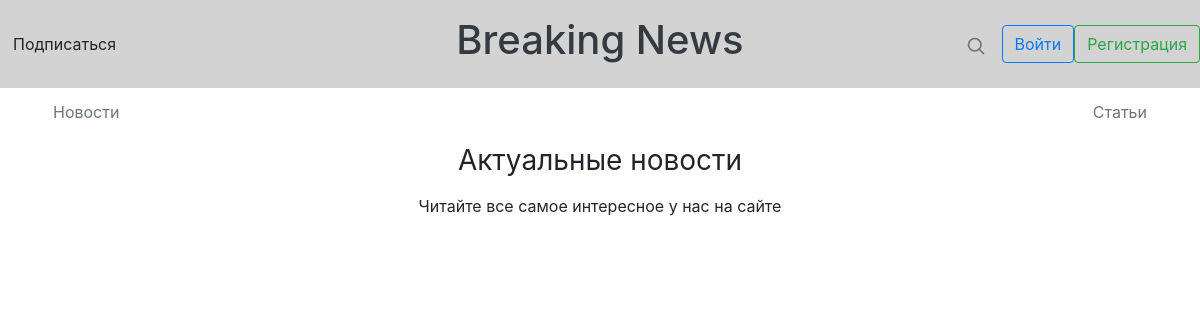
The app's page /allnews/, older data.
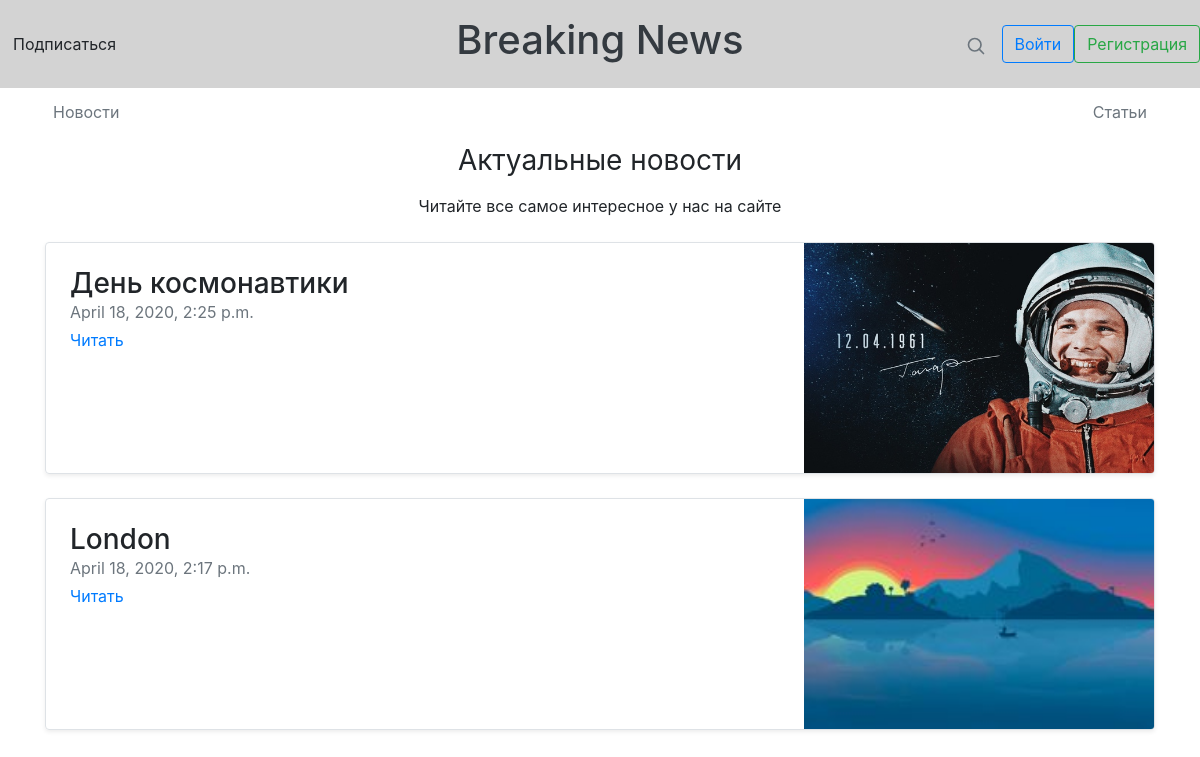
The same page, newer data.
### posts/models.py (models this page shows)
class News(models.Model):
    name = models.CharField(max_length=100)
    text = models.TextField()
    image = models.ImageField(upload_to='images/news/', blank=True)
    time = models.DateTimeField()

### templates/news.html
{% extends "main.html" %}
{% block content %}
{% load staticfiles %}
    <div class="text-center mb-4">
        <h1 class="h3 mb-3 font-weight-normal">Актуальные новости</h1>
        <p class="mb-auto">Читайте все самое интересное у нас на сайте</p>
    </div>
    {% for post in object_list%}
        <div class="row no-gutters border rounded overflow-hidden flex-md-row mb-4 shadow-sm h-md-250 position-relative">
        <div class="col p-4 d-flex flex-column position-static">
          <h3 class="mb-0">{{post.name}}</h3>
          <div class="mb-1 text-muted">{{post.time}}</div>
          <a href="/news/{{post.id}}" class="stretched-link">Читать</a>
        </div>
        <div class="col-auto d-none d-lg-block">
          <img class="bd-placeholder-img" width="350" height="230" src="/media/{{post.image}}">
        </div>
      </div>
    {%endfor%}
{% endblock %}

### templates/main.html (shortened to what this page needs)
<!DOCTYPE html>
<html lang="en">
<head>
    <link rel="stylesheet" href="https://stackpath.bootstrapcdn.com/bootstrap/4.4.1/css/bootstrap.min.css">
</head>
<body>
    <header class="blog-header py-3 head">
    <div class="row flex-nowrap justify-content-between align-items-center">
          <div class="col-4">
                <a class="btn btn-outline-white" href="">Подписаться</a>
          </div>
          <div class="col-4 text-center">
                <h1><a class="blog-header-logo text-dark" href="/">Breaking News</a></h1>
          </div>
          <div class="col-4 d-flex justify-content-end align-items-center">
                 <a class="text-muted" href="" aria-label="Search">
                </a>
                {% if username %}
                    <a class="btn btn-outline-dark" href="/create/news">Создать новость</a>
                    <a class=" btn btn-outline-dark"  href="/create/article/">Создать статью</a>
                    <div class="col-3">
                    <a class="btn btn-outline-danger" href="/auth/logout/">Выйти</a>
                    </div>
                {% else %}
                    <a class="btn btn-outline-primary" href="/auth/login/">Войти</a>
                    <a class="btn btn-outline-success" href="/auth/register/">Регистрация</a>
                {% endif %}
          </div>
    </div>
  </header>
   <div class="container">
  <div class="nav-scroller py-1 mb-2">
    <nav class="nav d-flex justify-content-between">
      <a class="p-2 text-muted" href="/allnews">Новости</a>
      <a class="p-2 text-muted" href="/allarticle">Статьи</a>
    </nav>
  </div>
    {% block content %}
	{% endblock %}
     </div>
</body>
</html>

### templates/main.html (style rules this page uses)
.head { background: #D3D3D3; }

Row changes from the older to the newer data that the page shows:
added News: name "День космонавтики", time "April 18, 2020, 2:25 p.m.", image (picture)
added News: name "London", time "April 18, 2020, 2:17 p.m.", image (picture)
